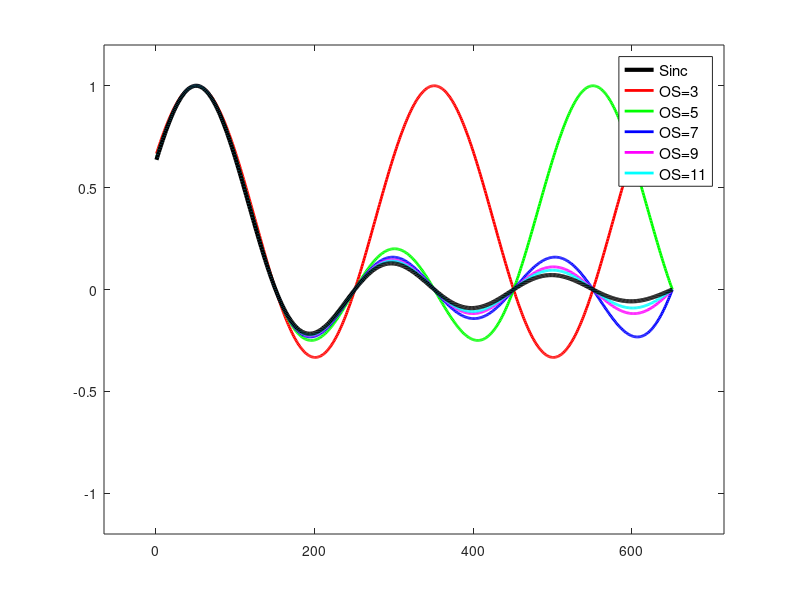
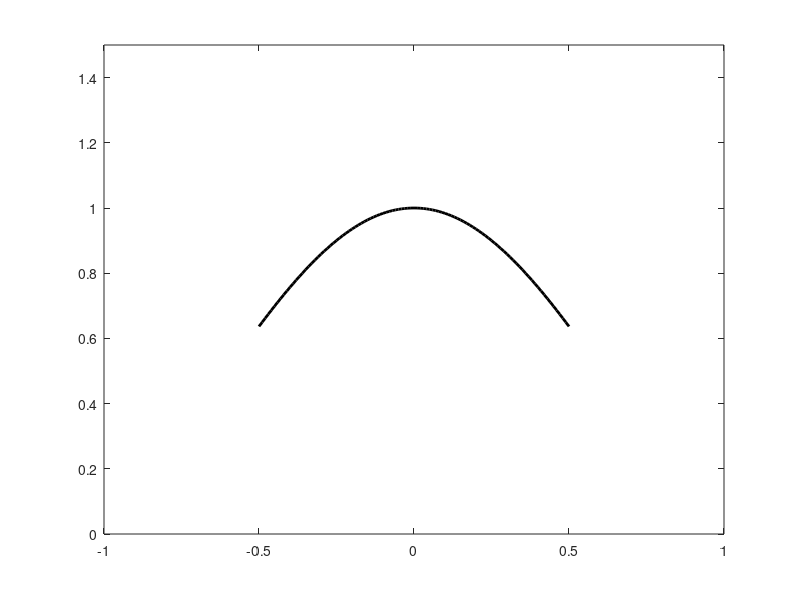

The MATLAB source for these figures, in order: (Note: this script raises an error after producing the figures.)
% figure;plot(sinc(0:0.01:4*pi));
%%
clear y
for OS=3:2:11
	xs=-0.5:0.01:6;
	for i=1:numel(xs)
    	% 	OS=21;
    	Locs=linspace(-1,1,OS*2+1);
    	Locs=Locs(2:2:end);
    	Phis=exp(1i*pi*Locs*xs(i));
    	y(OS,i)=sum(Phis)/OS;
	end
end
CLRs='rgbmc';
figure;
for OS=3:2:11
h((OS+1)/2)=plot(real(y(OS,:)).',CLRs((OS-1)/2),'LineWidth',2);
hold on;
end
h(1)=plot(sinc(xs),'k','LineWidth',3);
axis([numel(xs)*-0.1 numel(xs)*1.1 -1.2 1.2]);
legend(h,{'Sinc','OS=3','OS=5','OS=7','OS=9','OS=11'},'FontSize',11);
%%
figure;plot(-0.5:0.01:0.5,sinc(-0.5:0.01:0.5),'k','LineWidth',2);
axis([-1 1 0 1.5]);
%%
A=sinc(-0.5:0.001:0.5).^1;
F=ifft1cg(A,2)/sqrt(numel(A));

figure;plot(abs(F),'k-o','LineWidth',2);
axis([numel(F)*[-0.1 1.1] -1 1.3]);
axis([numel(F)*0.5*[0.97 1.03] [-0.1 1.3] ]);
